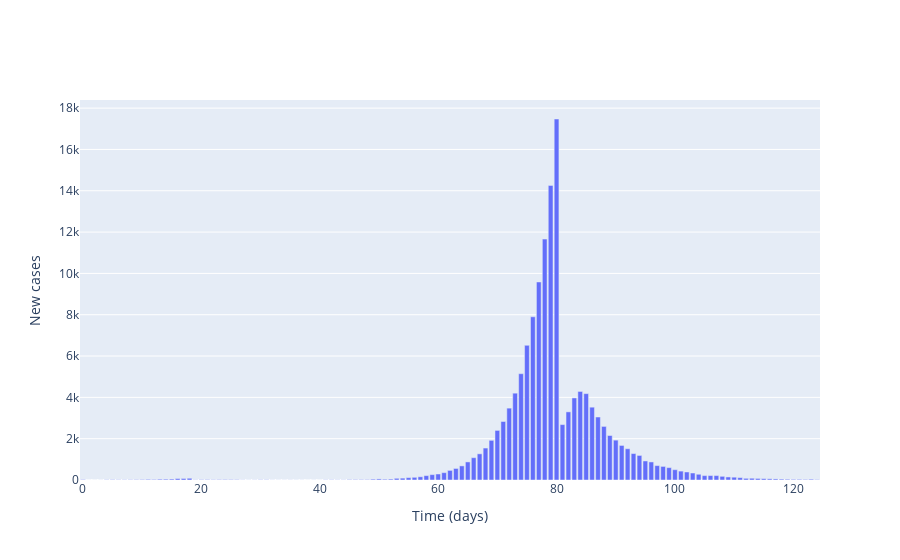
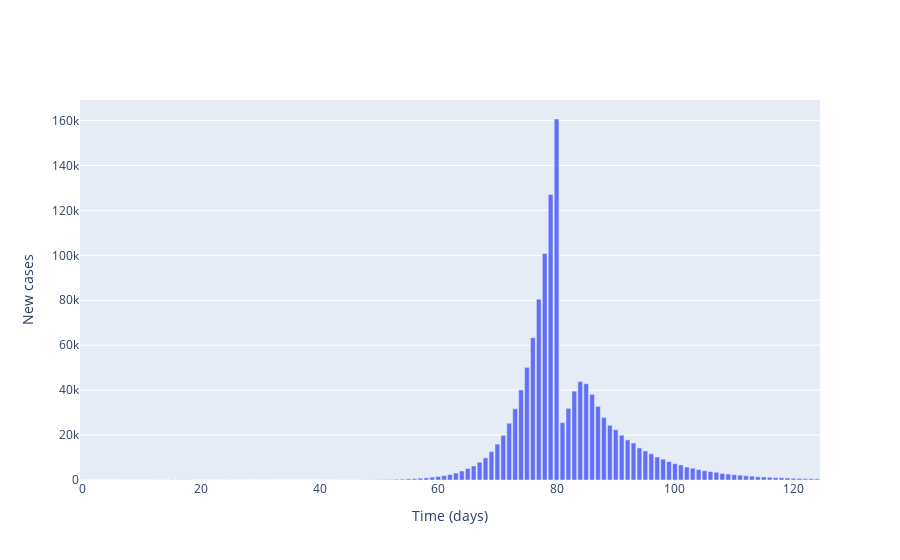
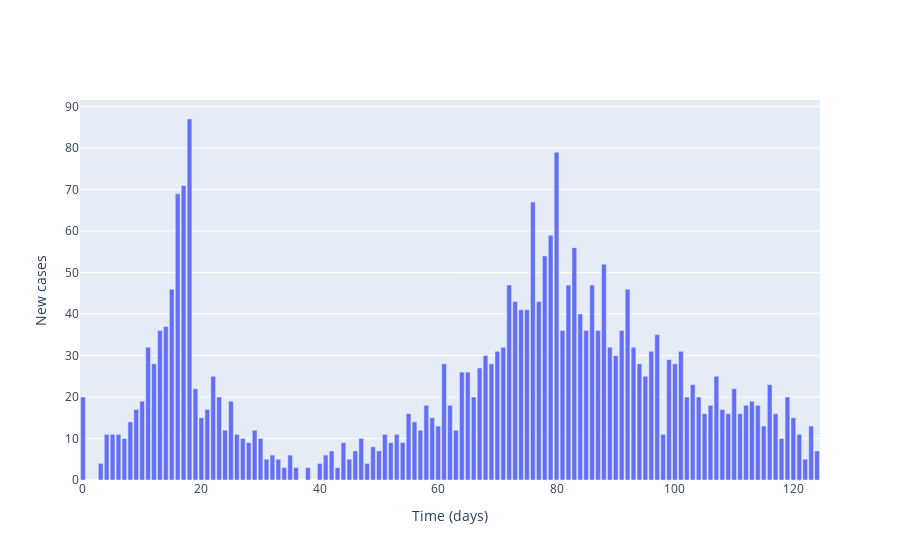
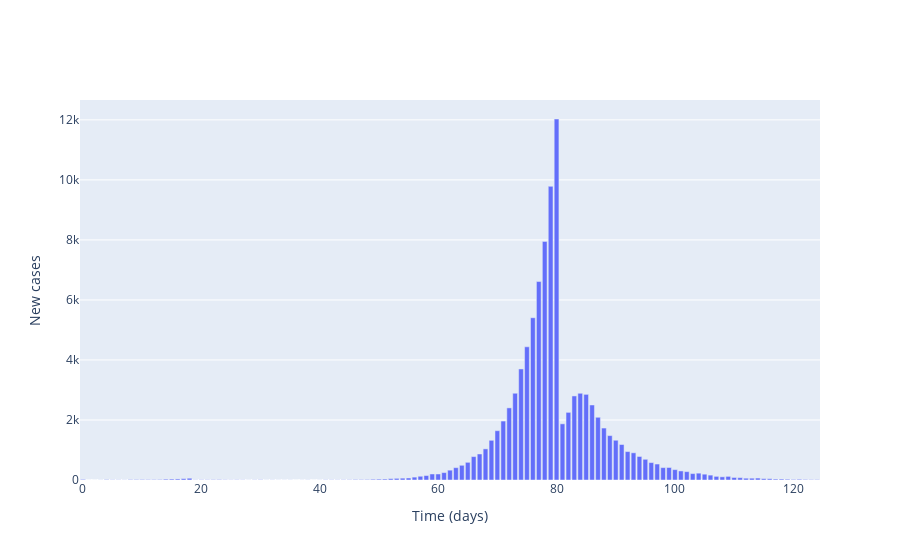

Notebook code for these charts, in order:
### Markdown cell above
## Plot agreggated local incidence numbers

### Code cell
for _ in range(len(contact_matrix)):  
    # Plot (bar chart cases each day)
    fig = go.Figure()

    # Plot of incidences
    fig.add_trace(
        go.Bar(
            x=times,
            y=agg_cases[_],
            name='Incidences'
        )
    )

    # Add axis labels
    fig.update_layout(
        xaxis_title='Time (days)',
        yaxis_title='New cases'
    )

    fig.show()

### Figure 1 — Plotly figure (JSON) as saved in the notebook; plotly's stock layout.template omitted (floating-point values rounded to 4 significant figures)
{"data": [{"name": "Incidences", "type": "bar", "x": [0, 1, 2, 3, 4, 5, 6, 7, 8, 9, 10, 11, 12, 13, 14, 15, 16, 17, 18, 19, 20, 21, 22, 23, 24, 25, 26, 27, 28, 29, 30, 31, 32, 33, 34, 35, 36, 37, 38, 39, 40, 41, 42, 43, 44, 45, 46, 47, 48, 49, 50, 51, 52, 53, 54, 55, 56, 57, 58, 59, 60, 61, 62, 63, 64, 65, 66, 67, 68, 69, 70, 71, 72, 73, 74, 75, 76, 77, 78, 79, 80, 81, 82, 83, 84, 85, 86, 87, 88, 89, 90, 91, 92, 93, 94, 95, 96, 97, 98, 99, 100, 101, 102, 103, 104, 105, 106, 107, 108, 109, 110, 111, 112, 113, 114, 115, 116, 117, 118, 119, 120, 121, 122, 123, 124], "y": [20, 0, 1, 2, 11, 16, 12, 11, 14, 17, 23, 32, 27, 39, 40, 46, 70, 74, 84, 9, 18, 21, 15, 20, 23, 21, 17, 7, 4, 6, 11, 11, 4, 3, 3, 5, 4, 3, 1, 3, 1, 9, 11, 8, 8, 19, 20, 21, 20, 40, 52, 37, 45, 82, 90, 115, 130, 156, 212, 260, 291, 356, 465, 559, 683, 875, 1080, 1267, 1547, 1920, 2401, 2832, 3479, 4203, 5146, 6518, 7900, 9586, 11661, 14260, 17474, 2682, 3298, 3973, 4286, 4181, 3525, 3049, 2594, 2153, 1930, 1673, 1513, 1280, 1189, 922, 874, 697, 658, 599, 499, 431, 388, 339, 278, 213, 215, 214, 178, 147, 136, 115, 81, 85, 76, 67, 58, 52, 43, 36, 31, 32, 27, 38, 19]}], "layout": {"xaxis": {"title": {"text": "Time (days)"}}, "yaxis": {"title": {"text": "New cases"}}}}

### Figure 2 — Plotly figure (JSON) as saved in the notebook; plotly's stock layout.template omitted (floating-point values rounded to 4 significant figures)
{"data": [{"name": "Incidences", "type": "bar", "x": [0, 1, 2, 3, 4, 5, 6, 7, 8, 9, 10, 11, 12, 13, 14, 15, 16, 17, 18, 19, 20, 21, 22, 23, 24, 25, 26, 27, 28, 29, 30, 31, 32, 33, 34, 35, 36, 37, 38, 39, 40, 41, 42, 43, 44, 45, 46, 47, 48, 49, 50, 51, 52, 53, 54, 55, 56, 57, 58, 59, 60, 61, 62, 63, 64, 65, 66, 67, 68, 69, 70, 71, 72, 73, 74, 75, 76, 77, 78, 79, 80, 81, 82, 83, 84, 85, 86, 87, 88, 89, 90, 91, 92, 93, 94, 95, 96, 97, 98, 99, 100, 101, 102, 103, 104, 105, 106, 107, 108, 109, 110, 111, 112, 113, 114, 115, 116, 117, 118, 119, 120, 121, 122, 123, 124], "y": [20, 0, 1, 3, 7, 14, 9, 17, 13, 18, 25, 31, 42, 42, 51, 81, 88, 106, 139, 20, 22, 32, 33, 27, 30, 35, 25, 23, 13, 15, 16, 17, 11, 7, 8, 10, 7, 9, 6, 4, 7, 32, 29, 27, 38, 43, 64, 74, 102, 121, 168, 182, 254, 326, 391, 519, 615, 806, 954, 1285, 1586, 1935, 2402, 3097, 4004, 5130, 6241, 7911, 9860, 12635, 15979, 19870, 25278, 31699, 40096, 50145, 63373, 80472, 100845, 127144, 160703, 25538, 31885, 39556, 43830, 42874, 38150, 32792, 27868, 24354, 22385, 19949, 17844, 16483, 14291, 12941, 11712, 10246, 9289, 8186, 7305, 6712, 5780, 5255, 4668, 4150, 3733, 3453, 2875, 2645, 2325, 2163, 1902, 1727, 1462, 1353, 1210, 1075, 1019, 902, 783, 680, 617, 573, 509]}], "layout": {"xaxis": {"title": {"text": "Time (days)"}}, "yaxis": {"title": {"text": "New cases"}}}}

### Figure 3 — Plotly figure (JSON) as saved in the notebook; plotly's stock layout.template omitted (floating-point values rounded to 4 significant figures)
{"data": [{"name": "Incidences", "type": "bar", "x": [0, 1, 2, 3, 4, 5, 6, 7, 8, 9, 10, 11, 12, 13, 14, 15, 16, 17, 18, 19, 20, 21, 22, 23, 24, 25, 26, 27, 28, 29, 30, 31, 32, 33, 34, 35, 36, 37, 38, 39, 40, 41, 42, 43, 44, 45, 46, 47, 48, 49, 50, 51, 52, 53, 54, 55, 56, 57, 58, 59, 60, 61, 62, 63, 64, 65, 66, 67, 68, 69, 70, 71, 72, 73, 74, 75, 76, 77, 78, 79, 80, 81, 82, 83, 84, 85, 86, 87, 88, 89, 90, 91, 92, 93, 94, 95, 96, 97, 98, 99, 100, 101, 102, 103, 104, 105, 106, 107, 108, 109, 110, 111, 112, 113, 114, 115, 116, 117, 118, 119, 120, 121, 122, 123, 124], "y": [20, 0, 0, 4, 11, 11, 11, 10, 14, 17, 19, 32, 28, 36, 37, 46, 69, 71, 87, 22, 15, 17, 25, 20, 12, 19, 11, 10, 9, 12, 10, 5, 6, 5, 3, 6, 3, 0, 3, 0, 4, 6, 7, 3, 9, 5, 7, 10, 4, 8, 7, 11, 9, 11, 9, 16, 14, 12, 18, 15, 13, 28, 18, 12, 26, 26, 20, 27, 30, 28, 31, 32, 47, 43, 41, 41, 67, 43, 54, 59, 79, 36, 47, 56, 40, 36, 47, 36, 52, 32, 30, 36, 46, 32, 28, 25, 31, 35, 11, 29, 28, 31, 20, 23, 20, 16, 18, 25, 17, 16, 22, 16, 18, 19, 18, 13, 23, 16, 10, 20, 15, 11, 5, 13, 7]}], "layout": {"xaxis": {"title": {"text": "Time (days)"}}, "yaxis": {"title": {"text": "New cases"}}}}

### Figure 4 — Plotly figure (JSON) as saved in the notebook; plotly's stock layout.template omitted (floating-point values rounded to 4 significant figures)
{"data": [{"name": "Incidences", "type": "bar", "x": [0, 1, 2, 3, 4, 5, 6, 7, 8, 9, 10, 11, 12, 13, 14, 15, 16, 17, 18, 19, 20, 21, 22, 23, 24, 25, 26, 27, 28, 29, 30, 31, 32, 33, 34, 35, 36, 37, 38, 39, 40, 41, 42, 43, 44, 45, 46, 47, 48, 49, 50, 51, 52, 53, 54, 55, 56, 57, 58, 59, 60, 61, 62, 63, 64, 65, 66, 67, 68, 69, 70, 71, 72, 73, 74, 75, 76, 77, 78, 79, 80, 81, 82, 83, 84, 85, 86, 87, 88, 89, 90, 91, 92, 93, 94, 95, 96, 97, 98, 99, 100, 101, 102, 103, 104, 105, 106, 107, 108, 109, 110, 111, 112, 113, 114, 115, 116, 117, 118, 119, 120, 121, 122, 123, 124], "y": [20, 0, 0, 3, 13, 7, 6, 4, 14, 15, 17, 14, 15, 17, 28, 32, 35, 46, 59, 6, 9, 9, 12, 14, 8, 6, 8, 6, 2, 6, 9, 2, 4, 2, 2, 3, 0, 2, 4, 0, 2, 7, 7, 6, 8, 9, 16, 15, 17, 25, 29, 32, 45, 55, 61, 67, 96, 125, 148, 201, 201, 247, 328, 411, 490, 589, 780, 867, 1037, 1323, 1643, 1964, 2403, 2891, 3700, 4438, 5407, 6613, 7951, 9785, 12029, 1872, 2254, 2801, 2890, 2854, 2500, 2090, 1731, 1479, 1325, 1183, 947, 906, 784, 690, 580, 532, 413, 417, 346, 302, 279, 214, 228, 194, 163, 121, 106, 121, 84, 78, 60, 60, 65, 45, 43, 31, 32, 26, 19, 25, 18, 13, 13]}], "layout": {"xaxis": {"title": {"text": "Time (days)"}}, "yaxis": {"title": {"text": "New cases"}}}}
